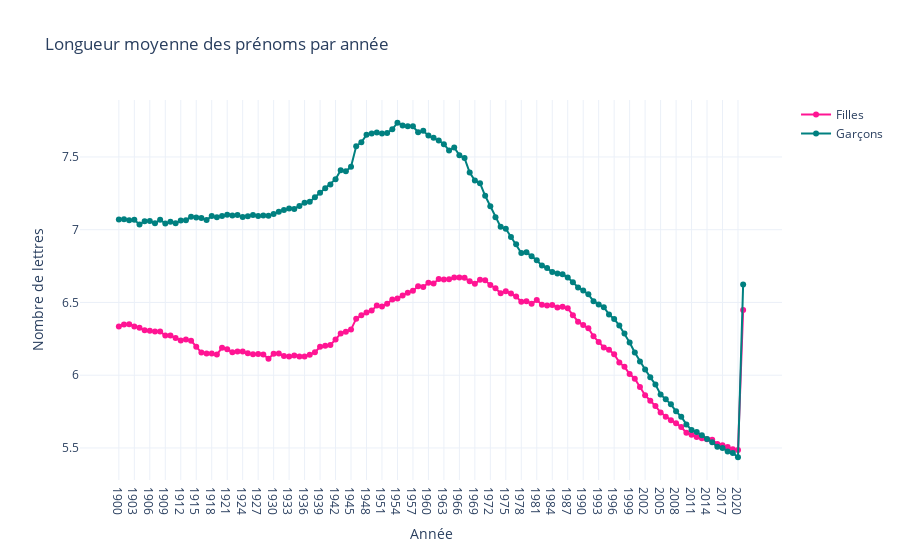

Write notebook code for a chart like this one.
### Code cell
def prenom_plus_court(groupe):
    mini = groupe[groupe["longueur"] == groupe["longueur"].min()]
    return mini.sort_values("nombre", ascending=False).iloc[0][["preusuel", "nombre"]]

def prenom_plus_utilisé(groupe):
    maxi = groupe[groupe["nombre"] == groupe["nombre"].max()]
    return maxi.iloc[0][["preusuel", "nombre"]]

# --- Prénoms les plus courts ---
courts = df.groupby(["annais", "sexe"]).apply(prenom_plus_court).reset_index()
courts_pivot = courts.pivot(index="annais", columns="sexe", values=["preusuel", "nombre"])
courts_pivot.columns = ["preusuel_f_court", "preusuel_m_court", "nombre_f_court", "nombre_m_court"]

# --- Prénoms les plus utilisés ---
utilises = df.groupby(["annais", "sexe"]).apply(prenom_plus_utilisé).reset_index()
utilises_pivot = utilises.pivot(index="annais", columns="sexe", values=["preusuel", "nombre"])
utilises_pivot.columns = ["preusuel_f_freq", "preusuel_m_freq", "nombre_f_freq", "nombre_m_freq"]

# --- Fusion ---
info = pd.concat([courts_pivot, utilises_pivot], axis=1).sort_index()

fig = go.Figure()

# Garçons
fig.add_trace(go.Scatter(
    x=moyennes.index, y=moyennes[1],
    mode='lines+markers',
    name='Filles',
    hovertext=[
        f"Plus court : {pc} ({int(nc)})<br>"
        f"Plus utilisé : {pf} ({int(nf)})"
        for annee, pc, nc, pf, nf in zip(
            moyennes.index,
            info["preusuel_m_court"], info["nombre_m_court"],
            info["preusuel_m_freq"], info["nombre_m_freq"]
        )
    ],
    line=dict(color='deeppink')
))

# Filles
fig.add_trace(go.Scatter(
    x=moyennes.index, y=moyennes[2],
    mode='lines+markers',
    name='Garçons',
    hovertext=[
        f"Plus court : {pc} ({int(nc)})<br>"
        f"Plus utilisé : {pf} ({int(nf)})"
        for annee, pc, nc, pf, nf in zip(
            moyennes.index,
            info["preusuel_f_court"], info["nombre_f_court"],
            info["preusuel_f_freq"], info["nombre_f_freq"]
        )
    ],
    line=dict(color='teal')
))

fig.update_layout(
    title="Longueur moyenne des prénoms par année",
    xaxis_title="Année",
    yaxis_title="Nombre de lettres",
    hovermode="x unified",
    template="plotly_white"
)

fig.show()

### Figure 1 — Plotly figure (JSON) as saved in the notebook; plotly's stock layout.template omitted (floating-point values rounded to 4 significant figures)
{"data": [{"hovertext": ["Plus court : LÉA (80)<br>Plus utilisé : MARIE (2519)", "Plus court : LÉA (85)<br>Plus utilisé : MARIE (2688)", "Plus court : LÉA (90)<br>Plus utilisé : MARIE (2772)", "Plus court : LÉA (73)<br>Plus utilisé : MARIE (2773)", "Plus court : LÉA (74)<br>Plus utilisé : MARIE (2738)", "Plus court : LÉA (76)<br>Plus utilisé : MARIE (2755)", "Plus court : LÉA (66)<br>Plus utilisé : MARIE (2865)", "Plus court : LÉA (76)<br>Plus utilisé : MARIE (2637)", "Plus court : LÉA (73)<br>Plus utilisé : MARIE (2643)", "Plus court : LÉA (61)<br>Plus utilisé : MARIE (2711)", "Plus court : LÉA (74)<br>Plus utilisé : MARIE (2656)", "Plus court : LÉA (59)<br>Plus utilisé : MARIE (2597)", "Plus court : LÉA (67)<br>Plus utilisé : MARIE (2641)", "Plus court : LÉA (58)<br>Plus utilisé : MARIE (2392)", "Plus court : LÉA (45)<br>Plus utilisé : MARIE (2464)", "Plus court : LÉA (23)<br>Plus utilisé : MARIE (1588)", "Plus court : LÉA (19)<br>Plus utilisé : MARIE (1415)", "Plus court : LÉA (23)<br>Plus utilisé : MARIE (1334)", "Plus court : LÉA (24)<br>Plus utilisé : MARIE (1352)", "Plus court : LÉA (26)<br>Plus utilisé : MARIE (1394)", "Plus court : LÉA (58)<br>Plus utilisé : MARIE (2198)", "Plus court : LÉA (51)<br>Plus utilisé : MARIE (1973)", "Plus court : LÉA (46)<br>Plus utilisé : JACQUELINE (1907)", "Plus court : LÉA (37)<br>Plus utilisé : JACQUELINE (1884)", "Plus court : LÉA (42)<br>Plus utilisé : JACQUELINE (2075)", "Plus court : IDA (36)<br>Plus utilisé : JACQUELINE (2197)", "Plus court : IDA (36)<br>Plus utilisé : JACQUELINE (2280)", "Plus court : IDA (35)<br>Plus utilisé : JACQUELINE (2291)", "Plus court : LÉA (47)<br>Plus utilisé : JACQUELINE (2201)", "Plus court : LÉA (29)<br>Plus utilisé : JACQUELINE (2135)", "Plus court : LÉA (29)<br>Plus utilisé : JACQUELINE (2181)", "Plus court : IDA (33)<br>Plus utilisé : JACQUELINE (2111)", "Plus court : LÉA (23)<br>Plus utilisé : JACQUELINE (1994)", "Plus court : IDA (28)<br>Plus utilisé : JACQUELINE (1815)", "Plus court : LÉA (24)<br>Plus utilisé : MONIQUE (1954)", "Plus court : LÉA (22)<br>Plus utilisé : MONIQUE (1951)", "Plus court : LÉA (16)<br>Plus utilisé : MONIQUE (2016)", "Plus court : AH (3)<br>Plus utilisé : MONIQUE (2190)", "Plus court : LÉA (13)<br>Plus utilisé : MONIQUE (2021)", "Plus court : LÉA (16)<br>Plus utilisé : MARIE (1760)", "Plus court : LÉA (8)<br>Plus utilisé : MARIE (1929)", "Plus court : EVE (12)<br>Plus utilisé : MARIE (1740)", "Plus court : IDA (9)<br>Plus utilisé : MARIE (1830)", "Plus court : EVE (13)<br>Plus utilisé : MARIE (1777)", "Plus court : EVE (11)<br>Plus utilisé : MARIE (1849)", "Plus court : LÉA (9)<br>Plus utilisé : MARIE (1768)", "Plus court : LÉA (10)<br>Plus utilisé : FRANÇOISE (2522)", "Plus court : LÉA (10)<br>Plus utilisé : FRANÇOISE (2576)", "Plus court : LÉA (14)<br>Plus utilisé : MARTINE (2540)", "Plus court : LÉA (14)<br>Plus utilisé : MARTINE (3150)", "Plus court : EVE (10)<br>Plus utilisé : MARTINE (3280)", "Plus court : LÉA (14)<br>Plus utilisé : MARTINE (3266)", "Plus court : EVA (9)<br>Plus utilisé : MARIE (3367)", "Plus court : EVE (17)<br>Plus utilisé : MARIE (3437)", "Plus court : JO (3)<br>Plus utilisé : MARIE (3300)", "Plus court : LÉA (12)<br>Plus utilisé : MARIE (3373)", "Plus court : LÉA (9)<br>Plus utilisé : MARIE (3581)", "Plus court : EVE (17)<br>Plus utilisé : MARIE (3695)", "Plus court : JO (3)<br>Plus utilisé : MARIE (3796)", "Plus court : LE (3)<br>Plus utilisé : MARIE (3616)", "Plus court : PIA (19)<br>Plus utilisé : MARIE (3816)", "Plus court : EVA (20)<br>Plus utilisé : MARIE (3829)", "Plus court : JO (3)<br>Plus utilisé : MARIE (4051)", "Plus court : MY (3)<br>Plus utilisé : MARIE (3725)", "Plus court : EVA (31)<br>Plus utilisé : MARIE (3930)", "Plus court : EVA (27)<br>Plus utilisé : NATHALIE (4004)", "Plus court : EVA (32)<br>Plus utilisé : NATHALIE (3955)", "Plus court : ANA (39)<br>Plus utilisé : NATHALIE (3506)", "Plus court : ANA (23)<br>Plus utilisé : MARIE (3590)", "Plus court : ANA (24)<br>Plus utilisé : MARIE (3506)", "Plus court : ANA (37)<br>Plus utilisé : MARIE (2951)", "Plus court : ANA (48)<br>Plus utilisé : MARIE (2966)", "Plus court : ANA (45)<br>Plus utilisé : MARIE (2744)", "Plus court : ANA (51)<br>Plus utilisé : MARIE (2563)", "Plus court : EVA (34)<br>Plus utilisé : MARIE (2564)", "Plus court : ANA (39)<br>Plus utilisé : MARIE (2447)", "Plus court : LY (3)<br>Plus utilisé : MARIE (2182)", "Plus court : EVA (27)<br>Plus utilisé : MARIE (1995)", "Plus court : EVA (24)<br>Plus utilisé : MARIE (1871)", "Plus court : EVA (23)<br>Plus utilisé : MARIE (1792)", "Plus court : LY (3)<br>Plus utilisé : MARIE (1734)", "Plus court : PA (5)<br>Plus utilisé : MARIE (1604)", "Plus court : EVA (30)<br>Plus utilisé : MARIE (1614)", "Plus court : LY (3)<br>Plus utilisé : MARIE (1446)", "Plus court : EL (3)<br>Plus utilisé : MARIE (1476)", "Plus court : PA (3)<br>Plus utilisé : MARIE (1450)", "Plus court : PA (4)<br>Plus utilisé : MARIE (1246)", "Plus court : LÉA (119)<br>Plus utilisé : MARIE (1083)", "Plus court : LÉA (142)<br>Plus utilisé : MARIE (1108)", "Plus court : PA (3)<br>Plus utilisé : MARIE (1043)", "Plus court : PA (3)<br>Plus utilisé : MARIE (930)", "Plus court : AI (3)<br>Plus utilisé : MARIE (979)", "Plus court : LÉA (230)<br>Plus utilisé : MARIE (874)", "Plus court : LÉA (231)<br>Plus utilisé : MARIE (706)", "Plus court : PA (3)<br>Plus utilisé : MARIE (690)", "Plus court : LÉA (307)<br>Plus utilisé : MARIE (603)", "Plus court : DE (5)<br>Plus utilisé : MARIE (531)", "Plus court : HA (3)<br>Plus utilisé : MARIE (529)", "Plus court : LÉA (338)<br>Plus utilisé : MARIE (463)", "Plus court : LÉA (446)<br>Plus utilisé : MARIE (448)", "Plus court : LÉA (526)<br>Plus utilisé : LÉA (526)", "Plus court : LÉA (605)<br>Plus utilisé : LÉA (605)", "Plus court : LÉA (576)<br>Plus utilisé : LÉA (576)", "Plus court : LÉA (547)<br>Plus utilisé : LÉA (547)", "Plus court : LÉA (467)<br>Plus utilisé : LÉA (467)", "Plus court : EL (3)<br>Plus utilisé : LÉA (410)", "Plus court : LÉA (443)<br>Plus utilisé : LÉA (443)", "Plus court : LÉA (362)<br>Plus utilisé : LÉA (362)", "Plus court : EL (3)<br>Plus utilisé : LÉA (350)", "Plus court : LÉA (336)<br>Plus utilisé : LÉA (336)", "Plus court : LÉA (212)<br>Plus utilisé : LOUISE (335)", "Plus court : AI (3)<br>Plus utilisé : EMMA (329)", "Plus court : LÉA (223)<br>Plus utilisé : LOUISE (307)", "Plus court : YU (3)<br>Plus utilisé : LOUISE (348)", "Plus court : LÉA (219)<br>Plus utilisé : LOUISE (310)", "Plus court : LÉA (184)<br>Plus utilisé : LOUISE (292)", "Plus court : EL (3)<br>Plus utilisé : LOUISE (290)", "Plus court : OR (3)<br>Plus utilisé : JADE (241)", "Plus court : LÉA (159)<br>Plus utilisé : LOUISE (228)", "Plus court : LÉA (132)<br>Plus utilisé : LOUISE (223)", "Plus court : LÉA (150)<br>Plus utilisé : LOUISE (208)", "Plus court : EL (297)<br>Plus utilisé : CLOTILDE (5919)"], "line": {"color": "deeppink"}, "mode": "lines+markers", "name": "Filles", "type": "scatter", "x": ["1900", "1901", "1902", "1903", "1904", "1905", "1906", "1907", "1908", "1909", "1910", "1911", "1912", "1913", "1914", "1915", "1916", "1917", "1918", "1919", "1920", "1921", "1922", "1923", "1924", "1925", "1926", "1927", "1928", "1929", "1930", "1931", "1932", "1933", "1934", "1935", "1936", "1937", "1938", "1939", "1940", "1941", "1942", "1943", "1944", "1945", "1946", "1947", "1948", "1949", "1950", "1951", "1952", "1953", "1954", "1955", "1956", "1957", "1958", "1959", "1960", "1961", "1962", "1963", "1964", "1965", "1966", "1967", "1968", "1969", "1970", "1971", "1972", "1973", "1974", "1975", "1976", "1977", "1978", "1979", "1980", "1981", "1982", "1983", "1984", "1985", "1986", "1987", "1988", "1989", "1990", "1991", "1992", "1993", "1994", "1995", "1996", "1997", "1998", "1999", "2000", "2001", "2002", "2003", "2004", "2005", "2006", "2007", "2008", "2009", "2010", "2011", "2012", "2013", "2014", "2015", "2016", "2017", "2018", "2019", "2020", "XXXX"], "y": [6.335, 6.348, 6.351, 6.335, 6.327, 6.309, 6.306, 6.301, 6.301, 6.273, 6.273, 6.256, 6.239, 6.245, 6.238, 6.196, 6.155, 6.148, 6.149, 6.142, 6.189, 6.179, 6.157, 6.163, 6.163, 6.15, 6.144, 6.146, 6.143, 6.113, 6.148, 6.149, 6.132, 6.129, 6.136, 6.129, 6.129, 6.141, 6.157, 6.196, 6.202, 6.208, 6.245, 6.287, 6.299, 6.313, 6.388, 6.411, 6.43, 6.444, 6.479, 6.473, 6.491, 6.521, 6.526, 6.548, 6.567, 6.581, 6.611, 6.606, 6.635, 6.631, 6.661, 6.657, 6.66, 6.672, 6.671, 6.669, 6.646, 6.629, 6.656, 6.652, 6.62, 6.598, 6.563, 6.578, 6.561, 6.54, 6.506, 6.509, 6.491, 6.516, 6.484, 6.479, 6.483, 6.466, 6.471, 6.459, 6.412, 6.368, 6.345, 6.323, 6.267, 6.228, 6.19, 6.175, 6.144, 6.088, 6.058, 6.008, 5.976, 5.919, 5.863, 5.824, 5.788, 5.743, 5.714, 5.691, 5.67, 5.644, 5.604, 5.591, 5.575, 5.566, 5.56, 5.556, 5.528, 5.519, 5.506, 5.491, 5.486, 6.448]}, {"hovertext": ["Plus court : DON (28)<br>Plus utilisé : ANDRÉ (1057)", "Plus court : ST (3)<br>Plus utilisé : MARCEL (1082)", "Plus court : MAX (26)<br>Plus utilisé : GEORGES (1098)", "Plus court : DON (30)<br>Plus utilisé : ANDRÉ (1237)", "Plus court : GUY (28)<br>Plus utilisé : ANDRÉ (1305)", "Plus court : MAX (32)<br>Plus utilisé : ANDRÉ (1337)", "Plus court : GUY (43)<br>Plus utilisé : ANDRÉ (1420)", "Plus court : GUY (38)<br>Plus utilisé : ANDRÉ (1486)", "Plus court : GUY (47)<br>Plus utilisé : ANDRÉ (1613)", "Plus court : ST (4)<br>Plus utilisé : ANDRÉ (1638)", "Plus court : GUY (59)<br>Plus utilisé : ANDRÉ (1684)", "Plus court : GUY (73)<br>Plus utilisé : ANDRÉ (1711)", "Plus court : ST (3)<br>Plus utilisé : ANDRÉ (1808)", "Plus court : GUY (111)<br>Plus utilisé : ANDRÉ (1853)", "Plus court : GUY (112)<br>Plus utilisé : JEAN (1691)", "Plus court : GUY (94)<br>Plus utilisé : JEAN (1133)", "Plus court : GUY (107)<br>Plus utilisé : JEAN (1060)", "Plus court : GUY (130)<br>Plus utilisé : JEAN (1306)", "Plus court : GUY (113)<br>Plus utilisé : ANDRÉ (1178)", "Plus court : GUY (202)<br>Plus utilisé : JEAN (1656)", "Plus court : GUY (325)<br>Plus utilisé : JEAN (2791)", "Plus court : GUY (391)<br>Plus utilisé : JEAN (2801)", "Plus court : GUY (427)<br>Plus utilisé : JEAN (2725)", "Plus court : AH (3)<br>Plus utilisé : JEAN (2738)", "Plus court : GUY (482)<br>Plus utilisé : JEAN (2945)", "Plus court : GUY (575)<br>Plus utilisé : JEAN (3143)", "Plus court : GUY (622)<br>Plus utilisé : JEAN (3237)", "Plus court : GUY (602)<br>Plus utilisé : JEAN (3363)", "Plus court : GUY (684)<br>Plus utilisé : JEAN (3259)", "Plus court : GUY (789)<br>Plus utilisé : JEAN (3329)", "Plus court : GUY (809)<br>Plus utilisé : JEAN (3546)", "Plus court : AH (4)<br>Plus utilisé : JEAN (3555)", "Plus court : GUY (741)<br>Plus utilisé : JEAN (3549)", "Plus court : GUY (691)<br>Plus utilisé : JEAN (3464)", "Plus court : GUY (736)<br>Plus utilisé : JEAN (3282)", "Plus court : GUY (725)<br>Plus utilisé : JEAN (3363)", "Plus court : GUY (715)<br>Plus utilisé : JEAN (3174)", "Plus court : GUY (675)<br>Plus utilisé : JEAN (3171)", "Plus court : GUY (633)<br>Plus utilisé : JEAN (3289)", "Plus court : GUY (505)<br>Plus utilisé : JEAN (2515)", "Plus court : GUY (443)<br>Plus utilisé : JEAN (2234)", "Plus court : GUY (455)<br>Plus utilisé : JEAN (3128)", "Plus court : AH (3)<br>Plus utilisé : JEAN (2743)", "Plus court : GUY (460)<br>Plus utilisé : JEAN (2770)", "Plus court : GUY (395)<br>Plus utilisé : JEAN (2534)", "Plus court : GUY (509)<br>Plus utilisé : JEAN (3370)", "Plus court : GUY (896)<br>Plus utilisé : JEAN (6310)", "Plus court : GUY (911)<br>Plus utilisé : JEAN (5789)", "Plus court : GUY (727)<br>Plus utilisé : JEAN (4291)", "Plus court : GUY (731)<br>Plus utilisé : ALAIN (3566)", "Plus court : GUY (730)<br>Plus utilisé : ALAIN (3354)", "Plus court : GUY (621)<br>Plus utilisé : ALAIN (3014)", "Plus court : GUY (548)<br>Plus utilisé : PATRICK (2872)", "Plus court : GUY (528)<br>Plus utilisé : PATRICK (2977)", "Plus court : GUY (438)<br>Plus utilisé : PATRICK (3061)", "Plus court : AB (3)<br>Plus utilisé : PHILIPPE (3226)", "Plus court : GUY (403)<br>Plus utilisé : PHILIPPE (3215)", "Plus court : GUY (370)<br>Plus utilisé : PHILIPPE (3218)", "Plus court : GUY (335)<br>Plus utilisé : PHILIPPE (3367)", "Plus court : GUY (345)<br>Plus utilisé : PHILIPPE (3278)", "Plus court : EL (4)<br>Plus utilisé : PHILIPPE (3249)", "Plus court : EL (5)<br>Plus utilisé : PHILIPPE (3118)", "Plus court : EL (6)<br>Plus utilisé : PHILIPPE (3137)", "Plus court : LUC (242)<br>Plus utilisé : PHILIPPE (3107)", "Plus court : EL (4)<br>Plus utilisé : PHILIPPE (2958)", "Plus court : EL (4)<br>Plus utilisé : PHILIPPE (2720)", "Plus court : LUC (201)<br>Plus utilisé : PHILIPPE (2468)", "Plus court : LUC (188)<br>Plus utilisé : LAURENT (2380)", "Plus court : GUY (95)<br>Plus utilisé : JEAN (1707)", "Plus court : LUC (71)<br>Plus utilisé : JEAN (1841)", "Plus court : LUC (70)<br>Plus utilisé : DAVID (1711)", "Plus court : LUC (72)<br>Plus utilisé : DAVID (1615)", "Plus court : LUC (48)<br>Plus utilisé : DAVID (1604)", "Plus court : LUC (44)<br>Plus utilisé : JEAN (1488)", "Plus court : EL (6)<br>Plus utilisé : JEAN (1579)", "Plus court : EL (5)<br>Plus utilisé : JEAN (1542)", "Plus court : EL (4)<br>Plus utilisé : JEAN (1314)", "Plus court : EL (5)<br>Plus utilisé : JEAN (1234)", "Plus court : EL (6)<br>Plus utilisé : SÉBASTIEN (1198)", "Plus court : EL (4)<br>Plus utilisé : JEAN (1119)", "Plus court : EL (6)<br>Plus utilisé : NICOLAS (1128)", "Plus court : EL (8)<br>Plus utilisé : NICOLAS (1123)", "Plus court : EL (8)<br>Plus utilisé : NICOLAS (979)", "Plus court : EL (5)<br>Plus utilisé : JEAN (933)", "Plus court : EL (7)<br>Plus utilisé : JEAN (910)", "Plus court : EL (7)<br>Plus utilisé : JULIEN (1039)", "Plus court : EL (11)<br>Plus utilisé : JULIEN (957)", "Plus court : EL (9)<br>Plus utilisé : JULIEN (806)", "Plus court : EL (12)<br>Plus utilisé : JULIEN (744)", "Plus court : EL (4)<br>Plus utilisé : KEVIN (719)", "Plus court : EL (6)<br>Plus utilisé : KEVIN (703)", "Plus court : EL (6)<br>Plus utilisé : KEVIN (818)", "Plus court : EL (8)<br>Plus utilisé : KEVIN (756)", "Plus court : EL (8)<br>Plus utilisé : KEVIN (605)", "Plus court : EL (6)<br>Plus utilisé : KEVIN (539)", "Plus court : EL (5)<br>Plus utilisé : ALEXANDRE (521)", "Plus court : EL (8)<br>Plus utilisé : THOMAS (490)", "Plus court : EL (5)<br>Plus utilisé : ALEXANDRE (479)", "Plus court : EL (5)<br>Plus utilisé : THOMAS (529)", "Plus court : EL (8)<br>Plus utilisé : THOMAS (454)", "Plus court : EL (7)<br>Plus utilisé : THÉO (542)", "Plus court : EL (7)<br>Plus utilisé : THÉO (611)", "Plus court : EL (8)<br>Plus utilisé : THÉO (647)", "Plus court : EL (10)<br>Plus utilisé : THÉO (534)", "Plus court : EL (6)<br>Plus utilisé : THÉO (473)", "Plus court : EL (6)<br>Plus utilisé : ENZO (462)", "Plus court : EL (9)<br>Plus utilisé : ENZO (451)", "Plus court : EL (5)<br>Plus utilisé : LUCAS (440)", "Plus court : EL (5)<br>Plus utilisé : ENZO (375)", "Plus court : EL (8)<br>Plus utilisé : LUCAS (405)", "Plus court : EL (10)<br>Plus utilisé : GABRIEL (397)", "Plus court : EL (10)<br>Plus utilisé : GABRIEL (374)", "Plus court : EL (8)<br>Plus utilisé : GABRIEL (372)", "Plus court : EL (4)<br>Plus utilisé : GABRIEL (381)", "Plus court : EL (8)<br>Plus utilisé : GABRIEL (368)", "Plus court : EL (6)<br>Plus utilisé : ADAM (358)", "Plus court : EL (10)<br>Plus utilisé : GABRIEL (372)", "Plus court : EL (6)<br>Plus utilisé : GABRIEL (381)", "Plus court : AL (5)<br>Plus utilisé : GABRIEL (341)", "Plus court : EL (11)<br>Plus utilisé : GABRIEL (371)", "Plus court : EL (8)<br>Plus utilisé : GABRIEL (313)", "Plus court : EL (1544)<br>Plus utilisé : MAX (5701)"], "line": {"color": "teal"}, "mode": "lines+markers", "name": "Garçons", "type": "scatter", "x": ["1900", "1901", "1902", "1903", "1904", "1905", "1906", "1907", "1908", "1909", "1910", "1911", "1912", "1913", "1914", "1915", "1916", "1917", "1918", "1919", "1920", "1921", "1922", "1923", "1924", "1925", "1926", "1927", "1928", "1929", "1930", "1931", "1932", "1933", "1934", "1935", "1936", "1937", "1938", "1939", "1940", "1941", "1942", "1943", "1944", "1945", "1946", "1947", "1948", "1949", "1950", "1951", "1952", "1953", "1954", "1955", "1956", "1957", "1958", "1959", "1960", "1961", "1962", "1963", "1964", "1965", "1966", "1967", "1968", "1969", "1970", "1971", "1972", "1973", "1974", "1975", "1976", "1977", "1978", "1979", "1980", "1981", "1982", "1983", "1984", "1985", "1986", "1987", "1988", "1989", "1990", "1991", "1992", "1993", "1994", "1995", "1996", "1997", "1998", "1999", "2000", "2001", "2002", "2003", "2004", "2005", "2006", "2007", "2008", "2009", "2010", "2011", "2012", "2013", "2014", "2015", "2016", "2017", "2018", "2019", "2020", "XXXX"], "y": [7.07, 7.072, 7.066, 7.069, 7.035, 7.059, 7.06, 7.045, 7.069, 7.043, 7.054, 7.044, 7.063, 7.066, 7.088, 7.085, 7.081, 7.066, 7.094, 7.086, 7.095, 7.102, 7.098, 7.101, 7.087, 7.092, 7.101, 7.093, 7.098, 7.095, 7.108, 7.124, 7.136, 7.147, 7.143, 7.162, 7.186, 7.193, 7.224, 7.254, 7.285, 7.311, 7.347, 7.409, 7.401, 7.433, 7.573, 7.601, 7.652, 7.661, 7.669, 7.662, 7.664, 7.69, 7.735, 7.716, 7.711, 7.71, 7.67, 7.68, 7.647, 7.632, 7.613, 7.588, 7.545, 7.565, 7.513, 7.492, 7.393, 7.338, 7.32, 7.233, 7.162, 7.085, 7.02, 7.007, 6.949, 6.9, 6.84, 6.844, 6.818, 6.79, 6.753, 6.736, 6.709, 6.698, 6.695, 6.671, 6.639, 6.603, 6.583, 6.556, 6.509, 6.487, 6.468, 6.418, 6.386, 6.342, 6.286, 6.224, 6.156, 6.093, 6.04, 5.986, 5.935, 5.867, 5.834, 5.8, 5.751, 5.715, 5.662, 5.623, 5.609, 5.588, 5.562, 5.54, 5.509, 5.5, 5.476, 5.465, 5.436, 6.624]}], "layout": {"hovermode": "x unified", "title": {"text": "Longueur moyenne des prénoms par année"}, "xaxis": {"title": {"text": "Année"}}, "yaxis": {"title": {"text": "Nombre de lettres"}}}}
